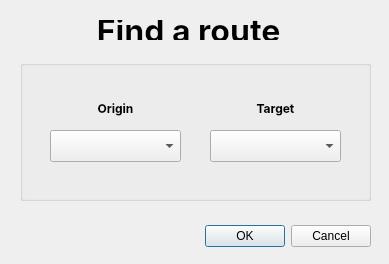
<?xml version="1.0" encoding="UTF-8"?>
<ui version="4.0">
 <class>routeSearchDialog</class>
 <widget class="QDialog" name="routeSearchDialog">
  <property name="geometry">
   <rect>
    <x>0</x>
    <y>0</y>
    <width>389</width>
    <height>264</height>
   </rect>
  </property>
  <property name="windowTitle">
   <string>Find Route</string>
  </property>
  <widget class="QDialogButtonBox" name="buttonBox">
   <property name="geometry">
    <rect>
     <x>30</x>
     <y>220</y>
     <width>341</width>
     <height>32</height>
    </rect>
   </property>
   <property name="orientation">
    <enum>Qt::Horizontal</enum>
   </property>
   <property name="standardButtons">
    <set>QDialogButtonBox::Cancel|QDialogButtonBox::Ok</set>
   </property>
  </widget>
  <widget class="QGroupBox" name="groupBox">
   <property name="geometry">
    <rect>
     <x>20</x>
     <y>60</y>
     <width>351</width>
     <height>141</height>
    </rect>
   </property>
   <property name="font">
    <font>
     <family>SF Pro Display</family>
     <bold>true</bold>
     <strikeout>false</strikeout>
     <stylestrategy>PreferAntialias</stylestrategy>
     <kerning>true</kerning>
    </font>
   </property>
   <property name="title">
    <string/>
   </property>
   <widget class="QLabel" name="label">
    <property name="geometry">
     <rect>
      <x>70</x>
      <y>40</y>
      <width>51</width>
      <height>16</height>
     </rect>
    </property>
    <property name="text">
     <string>Origin</string>
    </property>
    <property name="alignment">
     <set>Qt::AlignCenter</set>
    </property>
   </widget>
   <widget class="QLabel" name="label_2">
    <property name="geometry">
     <rect>
      <x>230</x>
      <y>40</y>
      <width>51</width>
      <height>16</height>
     </rect>
    </property>
    <property name="layoutDirection">
     <enum>Qt::LeftToRight</enum>
    </property>
    <property name="text">
     <string>Target</string>
    </property>
    <property name="alignment">
     <set>Qt::AlignCenter</set>
    </property>
   </widget>
   <widget class="QComboBox" name="comboBox_origin">
    <property name="geometry">
     <rect>
      <x>30</x>
      <y>70</y>
      <width>131</width>
      <height>32</height>
     </rect>
    </property>
    <property name="font">
     <font>
      <family>SF Pro Display</family>
      <bold>false</bold>
      <strikeout>false</strikeout>
      <stylestrategy>PreferAntialias</stylestrategy>
      <kerning>true</kerning>
     </font>
    </property>
    <property name="placeholderText">
     <string>Choose City</string>
    </property>
   </widget>
   <widget class="QComboBox" name="comboBox_target">
    <property name="geometry">
     <rect>
      <x>190</x>
      <y>70</y>
      <width>131</width>
      <height>32</height>
     </rect>
    </property>
    <property name="font">
     <font>
      <family>SF Pro Display</family>
      <bold>false</bold>
      <strikeout>false</strikeout>
      <stylestrategy>PreferAntialias</stylestrategy>
      <kerning>true</kerning>
     </font>
    </property>
    <property name="placeholderText">
     <string>Choose City</string>
    </property>
   </widget>
  </widget>
  <widget class="QLabel" name="label_errorText">
   <property name="geometry">
    <rect>
     <x>10</x>
     <y>260</y>
     <width>271</width>
     <height>20</height>
    </rect>
   </property>
   <property name="font">
    <font>
     <family>SF Pro Display</family>
     <pointsize>11</pointsize>
     <bold>false</bold>
     <strikeout>false</strikeout>
     <stylestrategy>PreferAntialias</stylestrategy>
     <kerning>true</kerning>
    </font>
   </property>
   <property name="text">
    <string/>
   </property>
   <property name="alignment">
    <set>Qt::AlignCenter</set>
   </property>
  </widget>
  <widget class="QLabel" name="label_3">
   <property name="geometry">
    <rect>
     <x>17</x>
     <y>20</y>
     <width>351</width>
     <height>20</height>
    </rect>
   </property>
   <property name="font">
    <font>
     <family>SF Pro Display</family>
     <pointsize>24</pointsize>
     <bold>true</bold>
    </font>
   </property>
   <property name="text">
    <string>Find a route </string>
   </property>
   <property name="alignment">
    <set>Qt::AlignCenter</set>
   </property>
  </widget>
 </widget>
 <resources/>
 <connections>
  <connection>
   <sender>buttonBox</sender>
   <signal>accepted()</signal>
   <receiver>routeSearchDialog</receiver>
   <slot>accept()</slot>
   <hints>
    <hint type="sourcelabel">
     <x>248</x>
     <y>254</y>
    </hint>
    <hint type="destinationlabel">
     <x>157</x>
     <y>274</y>
    </hint>
   </hints>
  </connection>
  <connection>
   <sender>buttonBox</sender>
   <signal>rejected()</signal>
   <receiver>routeSearchDialog</receiver>
   <slot>reject()</slot>
   <hints>
    <hint type="sourcelabel">
     <x>316</x>
     <y>260</y>
    </hint>
    <hint type="destinationlabel">
     <x>286</x>
     <y>274</y>
    </hint>
   </hints>
  </connection>
 </connections>
</ui>
